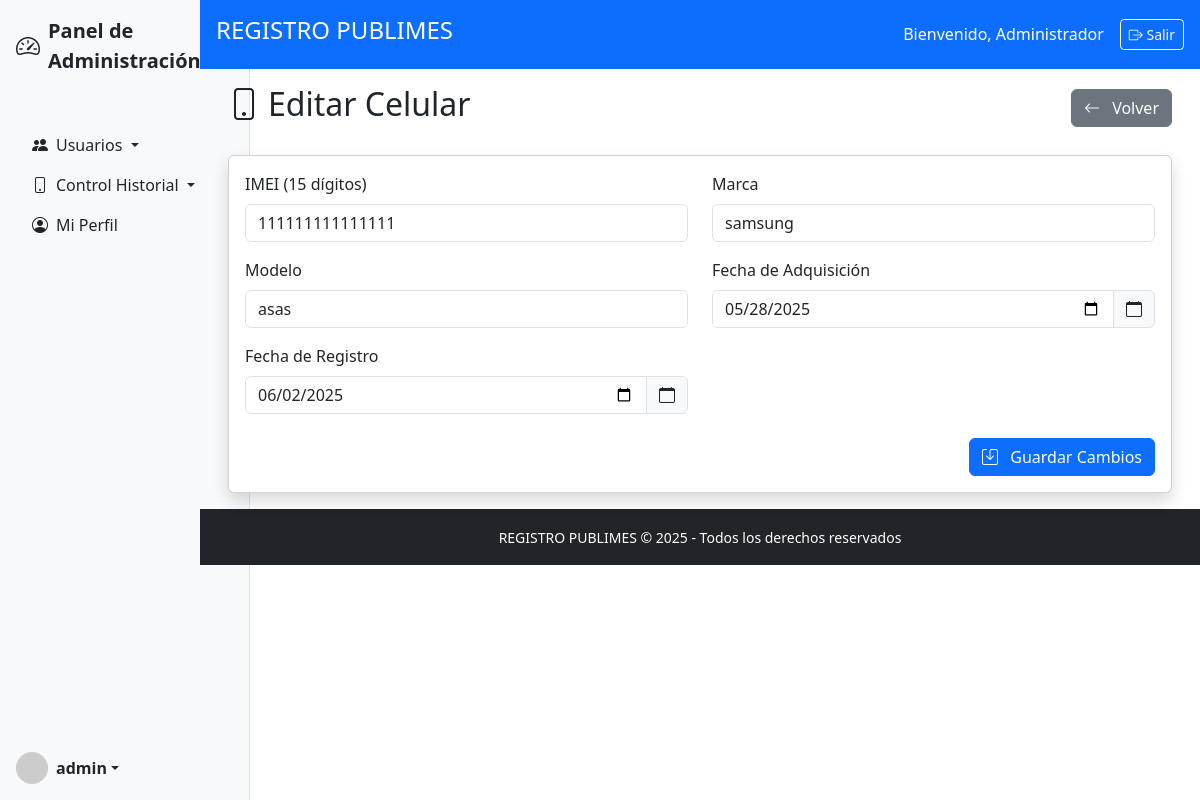
The page /historial/celulares/1/editar (signed in) on the database its author committed.
### modelo.py (models this page shows)
class Usuario(db.Model):
    __tablename__ = 'usuario'
    idUsuario = db.Column(db.Integer, primary_key=True)
    nombre = db.Column(db.String(100), nullable=False)
    username = db.Column(db.String(50), unique=True, nullable=False)
    password = db.Column(db.String(255), nullable=False)
    activo = db.Column(db.Boolean, default=True)
    fecha_creacion = db.Column(db.DateTime, default=datetime.utcnow)
    roles = db.relationship('UsuarioRol', back_populates='usuario')
    clientes_asignados = db.relationship('Cliente', back_populates='operador_publimes')
    envios_realizados = db.relationship('EnvioCampania', back_populates='usuario')
    transferencias_supervisor = db.relationship('TransferenciaTelefono', foreign_keys='TransferenciaTelefono.idSupervisorHistorial', back_populates='supervisor_historial')
    transferencias_origen = db.relationship('TransferenciaTelefono', foreign_keys='TransferenciaTelefono.idOperadorPublimes', back_populates='operador_publimes')

class Celular(db.Model):
    __tablename__ = 'celular'
    idCelular = db.Column(db.Integer, primary_key=True)
    imei = db.Column(db.String(20), unique=True, nullable=False)
    marca = db.Column(db.String(50))
    modelo = db.Column(db.String(50))
    fecha_adquisicion = db.Column(db.Date, nullable=False)
    fecha_registro =  db.Column(db.Date, nullable=False)
    estado = db.Column(db.String(20), default='DISPONIBLE')
    chips = db.relationship('CelularChip', back_populates='celular')
    transferencias = db.relationship('TransferenciaTelefono', back_populates='celular')

### logica/Logica_Historial/Control_Historial.py (the view, shortened to what this page needs)
    @requiere_login
    @requiere_rol('Administrador General', 'Supervisor Historial')
    def editar(self, id):
        usuario_actual = Usuario.query.get(session['id_usuario'])
        celular = Celular.query.get_or_404(id)
        form = CelularForm(obj=celular, original_imei=celular.imei)
        return render_template('historial/Control_Historial/Editar_ControlHistorial/Editar_Celular.html',
                            form=form,
                            celular=celular,
                            usuario_actual=usuario_actual)

### logica/Logica_Historial/Control_Historial.py (shortened to what this page needs)
class CelularForm(FlaskForm):
    imei = StringField('IMEI', validators=[
        DataRequired(),
        Length(min=15, max=15, message='El IMEI debe tener exactamente 15 dígitos'),
        Regexp('^[0-9]{15}$', message='El IMEI solo debe contener números')
    ])
    marca = StringField('Marca', validators=[DataRequired()])
    modelo = StringField('Modelo', validators=[DataRequired()])
    fecha_adquisicion = DateField('Fecha de Adquisición', validators=[DataRequired()])
    fecha_registro = DateField('Fecha de Registro', validators=[DataRequired()])
    submit = SubmitField('Guardar Celular')
    def __init__(self, *args, **kwargs):
        self.original_imei = kwargs.pop('original_imei', None)
        super(CelularForm, self).__init__(*args, **kwargs)

### app.py (called while the page is built)
@app.context_processor
def inject_current_year():
    return {'current_year': datetime.now().year}

### decoradores.py (called while the page is built)
def requiere_login(f):
    @wraps(f)
    def decorador(*args, **kwargs):
        if 'id_usuario' not in session:
            flash('Debe iniciar sesión para acceder a esta página', 'danger')
            return redirect(url_for('login.iniciar_sesion'))
        return f(*args, **kwargs)
    return decorador

def requiere_rol(*roles_permitidos):
    def decorador(f):
        @wraps(f)
        def wrapper(*args, **kwargs):
            if 'id_usuario' not in session:
                flash('Autenticación requerida', 'warning')
                return redirect(url_for('login.iniciar_sesion'))
            usuario_actual = Usuario.query.get(session['id_usuario'])
            roles_usuario = {ur.rol.nombreRol for ur in usuario_actual.roles}
            if not roles_usuario.intersection(roles_permitidos):
                flash('No tiene permisos suficientes para esta acción', 'danger')
                return redirect(url_for('login.panel_control'))
            return f(*args, **kwargs)
        return wrapper
    return decorador

### templates/historial/Control_Historial/Editar_ControlHistorial/Editar_Celular.html (shortened to what this page needs)
{% extends "base/base.html" %}
{% block content %}
<div class="container-fluid">
    <div class="d-flex justify-content-between align-items-center mb-4">
        <h2><i class="bi bi-phone me-2"></i>Editar Celular</h2>
        <a href="{{ url_for('historial.celulares_index') }}" class="btn btn-secondary">
            <i class="bi bi-arrow-left me-2"></i> Volver
        </a>
    </div>
    <div class="card shadow">
        <div class="card-body">
            <form method="POST">
                <div class="row mb-3">
                    <div class="col-md-6">
                        <label for="imei" class="form-label">IMEI (15 dígitos)</label>
                        {{ form.imei(class="form-control", placeholder="Ingrese los 15 dígitos del IMEI") }}
                    </div>
                    <div class="col-md-6">
                        <label for="marca" class="form-label">Marca</label>
                        {{ form.marca(class="form-control", placeholder="Ej: Samsung, Apple, etc.") }}
                    </div>
                </div>
                <div class="row mb-3">
                    <div class="col-md-6">
                        <label for="modelo" class="form-label">Modelo</label>
                        {{ form.modelo(class="form-control", placeholder="Ej: Galaxy S21, iPhone 13, etc.") }}
                    </div>
                    <div class="col-md-6">
                        <label for="fecha_adquisicion" class="form-label">Fecha de Adquisición</label>
                        <div class="input-group">
                            {{ form.fecha_adquisicion(class="form-control", type="date") }}
                            <span class="input-group-text"><i class="bi bi-calendar"></i></span>
                        </div>
                    </div>
                </div>
                <div class="row mb-3">
                    <div class="col-md-6">
                        <label for="fecha_registro" class="form-label">Fecha de Registro</label>
                        <div class="input-group">
                            {{ form.fecha_registro(class="form-control", type="date") }}
                            <span class="input-group-text"><i class="bi bi-calendar"></i></span>
                        </div>
                    </div>
                </div>
                <div class="d-grid gap-2 d-md-flex justify-content-md-end mt-4">
                    <button type="submit" class="btn btn-primary">
                        <i class="bi bi-save me-2"></i> Guardar Cambios
                    </button>
                </div>
            </form>
        </div>
    </div>
</div>
{% endblock %}

### templates/base/sidebar.html (shortened to what this page needs)
<div class="d-flex flex-column flex-shrink-0 p-3 bg-light border-end vh-100" style="width: 250px;">
    <a href="{{ url_for('login.panel_control') }}" class="d-flex align-items-center mb-3 text-dark text-decoration-none">
        <i class="bi bi-speedometer2 me-2 fs-4"></i>
        <span class="fs-5 fw-semibold">Panel de Administración</span>
    </a>
    <hr>
    <ul class="nav nav-pills flex-column mb-auto">
        <li class="nav-item">
            <a class="nav-link text-dark dropdown-toggle" data-bs-toggle="collapse" href="#usuariosCollapse" role="button" aria-expanded="false">
                <i class="bi bi-people-fill me-2"></i>Usuarios
            </a>
        </li>
        <li class="nav-item">
            <a class="nav-link text-dark dropdown-toggle" data-bs-toggle="collapse" href="#historialCollapse" role="button" aria-expanded="false">
                <i class="bi bi-phone me-2"></i>Control Historial
            </a>
        </li>
        <li class="nav-item">
            <a href="{{ url_for('login.ver_perfil') }}" class="nav-link text-dark">
                <i class="bi bi-person-circle me-2"></i>Mi Perfil
            </a>
        </li>
    </ul>
    <hr>
    <div class="dropdown mt-auto">
        <a href="#" class="d-flex align-items-center text-dark text-decoration-none dropdown-toggle" id="dropdownUser" data-bs-toggle="dropdown" aria-expanded="false">
            <img src="https://via.placeholder.com/32" alt="Avatar" width="32" height="32" class="rounded-circle me-2">
            <strong>{{ session.get('usuario', 'Usuario') }}</strong>
        </a>
    </div>
</div>

### templates/base/header.html
<header class="bg-primary text-white p-3 d-flex justify-content-between align-items-center">
    <h4>REGISTRO PUBLIMES</h4>
    <div class="d-flex align-items-center">
        <span class="me-3">Bienvenido, {{ session.nombre }}</span>
        <a href="{{ url_for('login.logout') }}" class="btn btn-sm btn-outline-light">
            <i class="bi bi-box-arrow-right"></i> Salir
        </a>
    </div>
</header>

### rows shown on the page
Usuario: get "admin", nombre "Administrador"
Celular: imei "111111111111111", marca "samsung", modelo "asas", fecha_adquisicion "05/28/2025", fecha_registro "06/02/2025"
